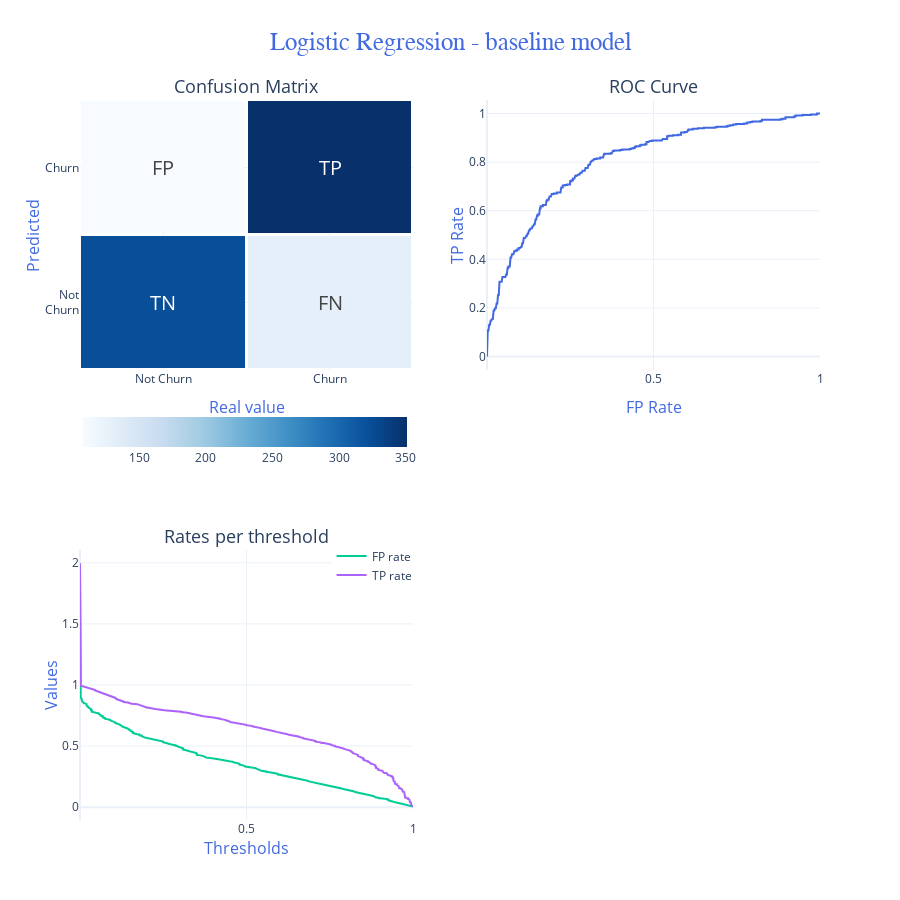

The code cell stored with this chart in its notebook:
### Markdown cell above
#### 3.2 Logistic Regression - baseline model

### Code cell
model.lr()

### Figure 1 — Plotly figure (JSON) as saved in the notebook; plotly's stock layout.template omitted (floating-point values rounded to 4 significant figures; data arrays with more than 128 entries replaced by an {"elided": "..."} marker saying what was removed)
{"data": [{"colorbar": {"len": 0.465, "orientation": "h", "x": 0.223, "y": 0.48}, "colorscale": [[0.0, "rgb(247,251,255)"], [0.125, "rgb(222,235,247)"], [0.25, "rgb(198,219,239)"], [0.375, "rgb(158,202,225)"], [0.5, "rgb(107,174,214)"], [0.625, "rgb(66,146,198)"], [0.75, "rgb(33,113,181)"], [0.875, "rgb(8,81,156)"], [1.0, "rgb(8,48,107)"]], "text": [["TN", "FN"], ["FP", "TP"]], "textfont": {"size": 20}, "texttemplate": "%{text}", "x": ["Not Churn", "Churn"], "xgap": 3, "y": ["Not<br>Churn", "Churn"], "ygap": 3, "z": [[323, 130], [108, 351]], "type": "heatmap", "xaxis": "x", "yaxis": "y"}, {"line": {"color": "RoyalBlue", "width": 2}, "showlegend": false, "x": {"elided": "314 float values"}, "y": {"elided": "314 float values"}, "type": "scatter", "xaxis": "x2", "yaxis": "y2"}, {"name": "FP rate", "x": {"elided": "314 float values"}, "y": {"elided": "314 float values"}, "type": "scatter", "xaxis": "x3", "yaxis": "y3"}, {"name": "TP rate", "x": {"elided": "314 float values"}, "y": {"elided": "314 float values"}, "type": "scatter", "xaxis": "x3", "yaxis": "y3"}], "layout": {"xaxis": {"anchor": "y", "domain": [0.0, 0.45], "title": {"font": {"size": 16, "color": "RoyalBlue"}, "text": "Real value"}}, "yaxis": {"anchor": "x", "domain": [0.625, 1.0], "title": {"font": {"size": 16, "color": "RoyalBlue"}, "text": "Predicted", "standoff": 0.5}}, "xaxis2": {"anchor": "y2", "domain": [0.55, 1.0], "title": {"font": {"size": 16, "color": "RoyalBlue"}, "text": "FP Rate"}, "tickvals": [0.5, 1]}, "yaxis2": {"anchor": "x2", "domain": [0.625, 1.0], "title": {"font": {"size": 16, "color": "RoyalBlue"}, "text": "TP Rate", "standoff": 0.5}}, "xaxis3": {"anchor": "y3", "domain": [0.0, 0.45], "title": {"font": {"size": 16, "color": "RoyalBlue"}, "text": "Thresholds", "standoff": 0}, "tickvals": [0.5, 1]}, "yaxis3": {"anchor": "x3", "domain": [0.0, 0.375], "title": {"font": {"size": 16, "color": "RoyalBlue"}, "text": "Values", "standoff": 0}}, "xaxis4": {"anchor": "y4", "domain": [0.55, 1.0]}, "yaxis4": {"anchor": "x4", "domain": [0.0, 0.375]}, "annotations": [{"font": {"size": 18}, "showarrow": false, "text": "Confusion Matrix", "x": 0.225, "xanchor": "center", "xref": "paper", "y": 1.0, "yanchor": "bottom", "yref": "paper"}, {"font": {"size": 18}, "showarrow": false, "text": "ROC Curve", "x": 0.775, "xanchor": "center", "xref": "paper", "y": 1.0, "yanchor": "bottom", "yref": "paper"}, {"font": {"size": 18}, "showarrow": false, "text": "Rates per threshold", "x": 0.225, "xanchor": "center", "xref": "paper", "y": 0.375, "yanchor": "bottom", "yref": "paper"}], "title": {"font": {"size": 25, "color": "RoyalBlue", "family": "Arial"}, "text": "Logistic Regression - baseline model", "x": 0.5}, "legend": {"x": 0.34, "y": 0.32}, "height": 900}}
